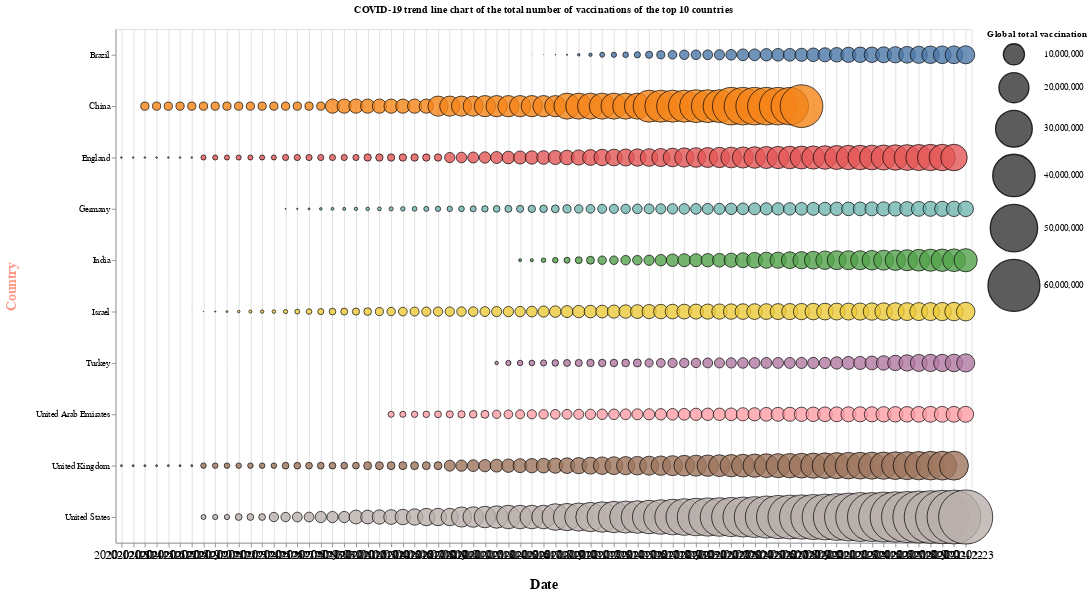

The cell this chart's notebook holds for it:
### Code cell
plot.plot2_b_trend_line(vaccination_top10_detail)

### Figure 1 — Vega-Lite specification as saved in the notebook (floating-point values rounded to 4 significant figures; data arrays with more than 128 entries replaced by an {"elided": "..."} marker saying what was removed)
{"config": {"view": {"continuousWidth": 400, "continuousHeight": 300}}, "data": {"name": "data-113b8b44ee17710ce8f334fcf6b3fb1a"}, "mark": {"type": "circle", "opacity": 0.8, "stroke": "black", "strokeWidth": 1}, "encoding": {"color": {"type": "nominal", "field": "country", "legend": null}, "size": {"type": "quantitative", "field": "total_vaccinations", "legend": {"title": "Global total vaccination"}, "scale": {"range": [0, 4000]}}, "x": {"type": "ordinal", "axis": {"grid": true, "labelAngle": 0, "labelFontSize": 14, "title": "Date", "titleFontSize": 16, "titlePadding": 20}, "field": "date"}, "y": {"type": "nominal", "axis": {"title": "Country", "titleColor": "#FF9988", "titleFontSize": 16, "titlePadding": 20}, "field": "country"}}, "height": 600, "title": {"text": "COVID-19 trend line chart of the total number of vaccinations of the top 10 countries", "fontSize": 12, "offset": 16}, "width": 1000, "$schema": "https://vega.github.io/schema/vega-lite/v4.8.1.json", "datasets": {"data-113b8b44ee17710ce8f334fcf6b3fb1a": {"elided": "564 records"}}}
